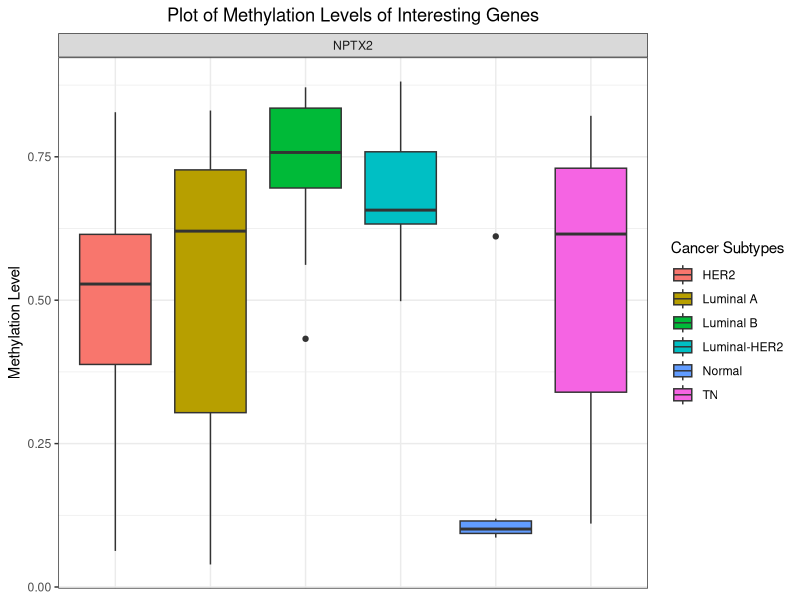
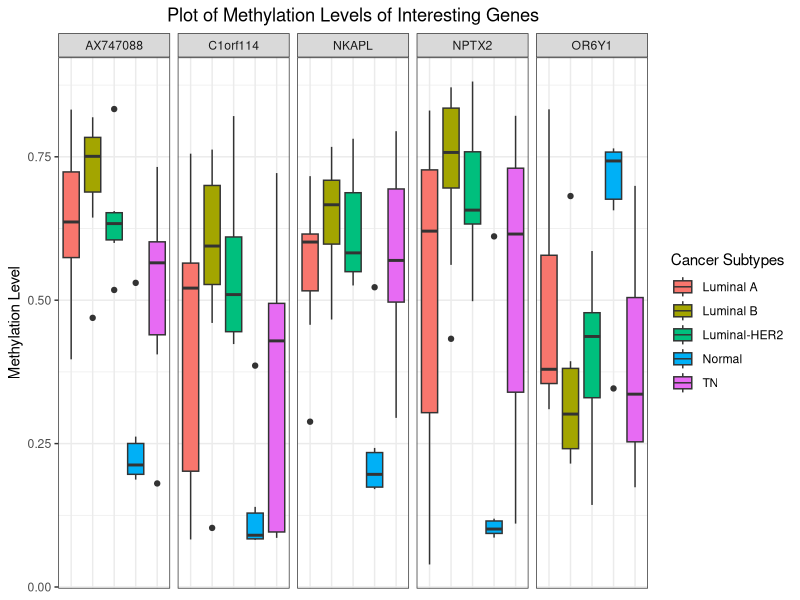

Source code (R) for these figures, in order:
library('tidyverse')
common_genes_all = read_tsv('out/common_genes_all_vs_normal.tsv')
print(common_genes_all)
"PLOTS"

plot <- ggplot(common_genes_all, aes(x=Category, y=Value)) + 
  geom_boxplot(aes(fill=Category)) + facet_grid(. ~ Gene) + theme_bw() + 
  theme(axis.title.x=element_blank(),
        axis.text.x=element_blank(),
        axis.ticks.x=element_blank(),
        plot.title = element_text(hjust = 0.5)) + 
  ylab("Methylation Level") + 
  ggtitle("Plot of Methylation Levels of Interesting Genes") + 
  labs(fill = "Cancer Subtypes")
plot

common_genes_all = read_tsv('out/common_genes_not_her2.tsv')
print(common_genes_all)
"PLOTS"

plot2 <- ggplot(common_genes_all, aes(x=Category, y=Value)) + 
  geom_boxplot(aes(fill=Category)) + facet_grid(. ~ Gene) + theme_bw() + 
  theme(axis.title.x=element_blank(),
        axis.text.x=element_blank(),
        axis.ticks.x=element_blank(),
        plot.title = element_text(hjust = 0.5)) + 
  ylab("Methylation Level") + 
  ggtitle("Plot of Methylation Levels of Interesting Genes") + 
  labs(fill = "Cancer Subtypes")
plot2
